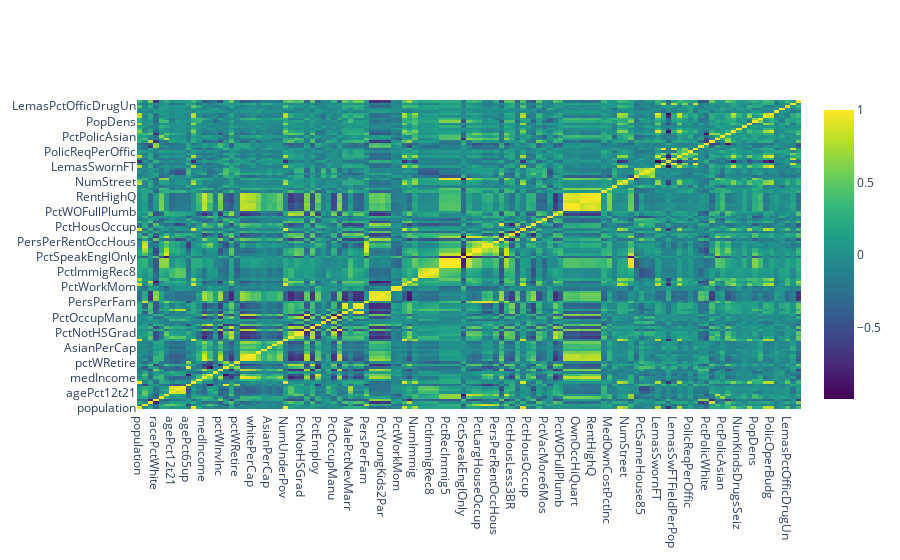

This figure's notebook cell:
### Code cell
fig = go.Figure(go.Heatmap(z=df.corr(), x=df.corr().columns.tolist(), y=df.corr().columns.tolist(), colorscale='Viridis'))
fig.show()

### Figure 1 — Plotly figure (JSON) as saved in the notebook; plotly's stock layout.template omitted (floating-point values rounded to 4 significant figures; data arrays with more than 128 entries replaced by an {"elided": "..."} marker saying what was removed)
{"data": [{"colorscale": [[0, "#440154"], [0.1111, "#482878"], [0.2222, "#3e4989"], [0.3333, "#31688e"], [0.4444, "#26828e"], [0.5556, "#1f9e89"], [0.6667, "#35b779"], [0.7778, "#6ece58"], [0.8889, "#b5de2b"], [1, "#fde725"]], "type": "heatmap", "x": ["population", "householdsize", "racepctblack", "racePctWhite", "racePctAsian", "racePctHisp", "agePct12t21", "agePct12t29", "agePct16t24", "agePct65up", "numbUrban", "pctUrban", "medIncome", "pctWWage", "pctWFarmSelf", "pctWInvInc", "pctWSocSec", "pctWPubAsst", "pctWRetire", "medFamInc", "perCapInc", "whitePerCap", "blackPerCap", "indianPerCap", "AsianPerCap", "OtherPerCap", "HispPerCap", "NumUnderPov", "PctPopUnderPov", "PctLess9thGrade", "PctNotHSGrad", "PctBSorMore", "PctUnemployed", "PctEmploy", "PctEmplManu", "PctEmplProfServ", "PctOccupManu", "PctOccupMgmtProf", "MalePctDivorce", "MalePctNevMarr", "FemalePctDiv", "TotalPctDiv", "PersPerFam", "PctFam2Par", "PctKids2Par", "PctYoungKids2Par", "PctTeen2Par", "PctWorkMomYoungKids", "PctWorkMom", "NumIlleg", "PctIlleg", "NumImmig", "PctImmigRecent", "PctImmigRec5", "PctImmigRec8", "PctImmigRec10", "PctRecentImmig", "PctRecImmig5", "PctRecImmig8", "PctRecImmig10", "PctSpeakEnglOnly", "PctNotSpeakEnglWell", "PctLargHouseFam", "PctLargHouseOccup", "PersPerOccupHous", "PersPerOwnOccHous", "PersPerRentOccHous", "PctPersOwnOccup", "PctPersDenseHous", "PctHousLess3BR", "MedNumBR", "HousVacant", "PctHousOccup", "PctHousOwnOcc", "PctVacantBoarded", "PctVacMore6Mos", "MedYrHousBuilt", "PctHousNoPhone", "PctWOFullPlumb", "OwnOccLowQuart", "OwnOccMedVal", "OwnOccHiQuart", "RentLowQ", "RentMedian", "RentHighQ", "MedRent", "MedRentPctHousInc", "MedOwnCostPctInc", "MedOwnCostPctIncNoMtg", "NumInShelters", "NumStreet", "PctForeignBorn", "PctBornSameState", "PctSameHouse85", "PctSameCity85", "PctSameState85", "LemasSwornFT", "LemasSwFTPerPop", "LemasSwFTFieldOps", "LemasSwFTFieldPerPop", "LemasTotalReq", "LemasTotReqPerPop", "PolicReqPerOffic", "PolicPerPop", "RacialMatchCommPol", "PctPolicWhite", "PctPolicBlack", "PctPolicHisp", "PctPolicAsian", "PctPolicMinor", "OfficAssgnDrugUnits", "NumKindsDrugsSeiz", "PolicAveOTWorked", "LandArea", "PopDens", "PctUsePubTrans", "PolicCars", "PolicOperBudg", "LemasPctPolicOnPatr", "LemasGangUnitDeploy", "LemasPctOfficDrugUn", "PolicBudgPerPop", "ViolentCrimesPerPop"], "y": ["population", "householdsize", "racepctblack", "racePctWhite", "racePctAsian", "racePctHisp", "agePct12t21", "agePct12t29", "agePct16t24", "agePct65up", "numbUrban", "pctUrban", "medIncome", "pctWWage", "pctWFarmSelf", "pctWInvInc", "pctWSocSec", "pctWPubAsst", "pctWRetire", "medFamInc", "perCapInc", "whitePerCap", "blackPerCap", "indianPerCap", "AsianPerCap", "OtherPerCap", "HispPerCap", "NumUnderPov", "PctPopUnderPov", "PctLess9thGrade", "PctNotHSGrad", "PctBSorMore", "PctUnemployed", "PctEmploy", "PctEmplManu", "PctEmplProfServ", "PctOccupManu", "PctOccupMgmtProf", "MalePctDivorce", "MalePctNevMarr", "FemalePctDiv", "TotalPctDiv", "PersPerFam", "PctFam2Par", "PctKids2Par", "PctYoungKids2Par", "PctTeen2Par", "PctWorkMomYoungKids", "PctWorkMom", "NumIlleg", "PctIlleg", "NumImmig", "PctImmigRecent", "PctImmigRec5", "PctImmigRec8", "PctImmigRec10", "PctRecentImmig", "PctRecImmig5", "PctRecImmig8", "PctRecImmig10", "PctSpeakEnglOnly", "PctNotSpeakEnglWell", "PctLargHouseFam", "PctLargHouseOccup", "PersPerOccupHous", "PersPerOwnOccHous", "PersPerRentOccHous", "PctPersOwnOccup", "PctPersDenseHous", "PctHousLess3BR", "MedNumBR", "HousVacant", "PctHousOccup", "PctHousOwnOcc", "PctVacantBoarded", "PctVacMore6Mos", "MedYrHousBuilt", "PctHousNoPhone", "PctWOFullPlumb", "OwnOccLowQuart", "OwnOccMedVal", "OwnOccHiQuart", "RentLowQ", "RentMedian", "RentHighQ", "MedRent", "MedRentPctHousInc", "MedOwnCostPctInc", "MedOwnCostPctIncNoMtg", "NumInShelters", "NumStreet", "PctForeignBorn", "PctBornSameState", "PctSameHouse85", "PctSameCity85", "PctSameState85", "LemasSwornFT", "LemasSwFTPerPop", "LemasSwFTFieldOps", "LemasSwFTFieldPerPop", "LemasTotalReq", "LemasTotReqPerPop", "PolicReqPerOffic", "PolicPerPop", "RacialMatchCommPol", "PctPolicWhite", "PctPolicBlack", "PctPolicHisp", "PctPolicAsian", "PctPolicMinor", "OfficAssgnDrugUnits", "NumKindsDrugsSeiz", "PolicAveOTWorked", "LandArea", "PopDens", "PctUsePubTrans", "PolicCars", "PolicOperBudg", "LemasPctPolicOnPatr", "LemasGangUnitDeploy", "LemasPctOfficDrugUn", "PolicBudgPerPop", "ViolentCrimesPerPop"], "z": {"elided": "123x123 float values"}}], "layout": {}}
